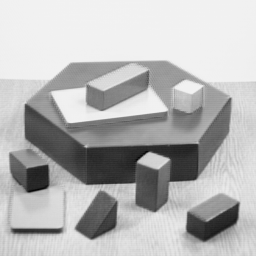
#> input picture assignment_01/Problem 5/blocks.png, 256 x 256 px
$ jupyter execute --allow-errors featureMatching.ipynb
#> lines starting #> are read from the running program, lines starting #| are printed output that depends on the picture
[cell 1]
import os
import cv2
import numpy as np
import matplotlib

# Implement getCorners method below. You are allowed to use off the shelf detectors as shown in https://docs.opencv.org/3.4/d4/d8c/tutorial_py_shi_tomasi.html. The method must return the coordinates of the corners.

#> (a cell that did not finish here is left out)

# Implement getFeatures method below. The method will compute HoG features of an image based on corner information provided by getCorners. You must implement the code yourself and are not allowed to use off the self HoG detectors in OpenCV

#> (a cell that did not finish here is left out)

# Implement getMatches method below. The method will match features of two different images. You must implement the code yourself and are not allowed to use off the self feature detectors in OpenCV.

#> (a cell that did not finish here is left out)

# The starter code for Problem 5 is shown below. You have to implement the portions in ## comment

[cell 5]
orig_I = cv2.imread('blocks.png')
#> orig_I is the input picture: shape (256, 256, 3); min 4, max 242, mean 182.8
trf1_I =cv2.imread('blocks_tform1.png')
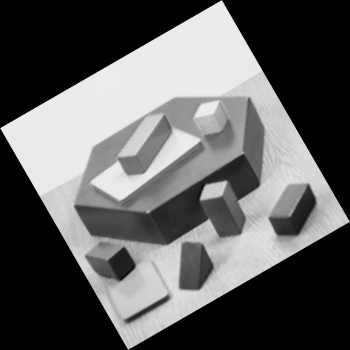
#> input picture assignment_01/Problem 5/blocks_tform1.png, 350 x 350 px
#> trf1_I is the input picture: shape (350, 350, 3); min 0, max 236, mean 94.6
trf2_I =cv2.imread('blocks_tform2.png')
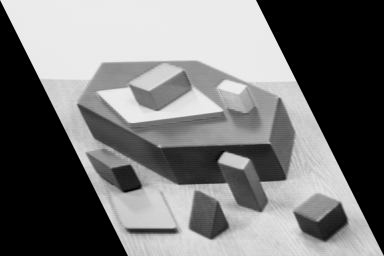
#> input picture assignment_01/Problem 5/blocks_tform2.png, 384 x 256 px
#> trf2_I is the input picture: shape (256, 384, 3); min 0, max 236, mean 117.9

## plot the original and transformed images

numCorners=75
#> (the rest of this cell did not finish here and is left out)
